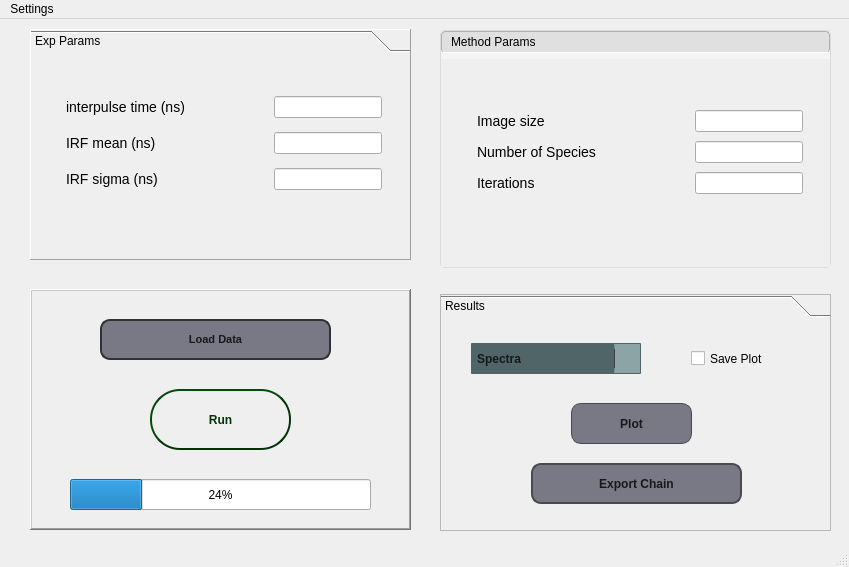
<?xml version="1.0" encoding="UTF-8"?>
<ui version="4.0">
 <class>MainWindow</class>
 <widget class="QMainWindow" name="MainWindow">
  <property name="geometry">
   <rect>
    <x>0</x>
    <y>0</y>
    <width>849</width>
    <height>567</height>
   </rect>
  </property>
  <property name="windowTitle">
   <string>MainWindow</string>
  </property>
  <property name="styleSheet">
   <string notr="true"/>
  </property>
  <widget class="QWidget" name="centralwidget">
   <widget class="QToolBox" name="toolBox">
    <property name="geometry">
     <rect>
      <x>30</x>
      <y>10</y>
      <width>381</width>
      <height>231</height>
     </rect>
    </property>
    <property name="styleSheet">
     <string notr="true">    QToolBox {
        background-color: #f5f5f5; /* Light gray background for the toolbox */
        border: 1px solid #dcdcdc; /* Subtle border for separation */
        border-radius: 4px; /* Slight rounding for a modern look */
    }
    
    QToolBox::tab {
        background-color: #ffffff; /* White background for tabs */
        color: #333333; /* Dark gray text for high readability */
        font-size: 12px; /* Standard text size for tabs */
        padding: 5px; /* Padding around the text in tabs */
        border: 1px solid #dcdcdc; /* Border around tabs for definition */
        border-bottom: none; /* No border at the bottom to blend with the content area */
        border-radius: 4px 4px 0 0; /* Rounded top corners for tabs */
    }
    
    QToolBox::tab:selected {
        background-color: #e0e0e0; /* Slightly darker gray for the selected tab */
        color: #000000; /* Black text for selected tab for clear visibility */
        border: 1px solid #b0b0b0; /* Darker border for the selected tab */
        border-bottom: 1px solid #ffffff; /* No border line between tab and content area */
    }
    
    QToolBox::tab:!selected {
        background-color: #f5f5f5; /* Light gray for unselected tabs */
        color: #666666; /* Medium gray text for unselected tabs */
    }
    
    QToolBox QStackedWidget {
        padding: 10px; /* Padding inside the content area */
    }font: oblique 10pt &quot;Sans Serif&quot;;</string>
    </property>
    <property name="frameShape">
     <enum>QFrame::Panel</enum>
    </property>
    <property name="frameShadow">
     <enum>QFrame::Raised</enum>
    </property>
    <widget class="QWidget" name="toolBoxPage1_4">
     <property name="geometry">
      <rect>
       <x>0</x>
       <y>0</y>
       <width>379</width>
       <height>201</height>
      </rect>
     </property>
     <attribute name="label">
      <string>Exp Params</string>
     </attribute>
     <widget class="QWidget" name="layoutWidget_2">
      <property name="geometry">
       <rect>
        <x>30</x>
        <y>30</y>
        <width>321</width>
        <height>111</height>
       </rect>
      </property>
      <layout class="QGridLayout" name="gridLayout_3">
       <item row="2" column="2">
        <widget class="QLineEdit" name="irf_sigma"/>
       </item>
       <item row="1" column="0">
        <widget class="QLabel" name="label_9">
         <property name="styleSheet">
          <string notr="true">    QLabel {
        color: #000000; /* Black text for maximum readability */
        font-size: 14px; /* Standard text size for clarity */
        font-family: 'Arial', 'Helvetica', 'sans-serif'; /* Clean, readable fonts */
        padding: 2px; /* Minimal padding for a tidy appearance */
        background-color: transparent; /* No background color to keep it clean */
    }
    QLabel.heading {
        font-size: 16px; /* Larger size for headings to stand out */
        font-weight: bold; /* Bold for emphasis */
        color: #1a1a1a; /* Very dark gray, slightly softer than black */
    }
    QLabel.subheading {
        font-size: 14px; /* Medium size for subheadings */
        font-weight: normal; /* Regular weight for a less prominent look */
        color: #4d4d4d; /* Dark gray for contrast without harshness */
    }
    QLabel.error {
        font-size: 12px; /* Standard size for error messages */
        font-weight: bold; /* Bold to highlight errors */
        color: #cc0000; /* Strong red color for clear visibility */
    }
    QLabel.success {
        font-size: 12px; /* Standard size for success messages */
        font-weight: bold; /* Bold to emphasize success */
        color: #009900; /* Strong green for a positive outcome */
    }
</string>
         </property>
         <property name="text">
          <string>IRF mean (ns)</string>
         </property>
        </widget>
       </item>
       <item row="0" column="0">
        <widget class="QLabel" name="label_10">
         <property name="styleSheet">
          <string notr="true">    QLabel {
        color: #000000; /* Black text for maximum readability */
        font-size: 14px; /* Standard text size for clarity */
        font-family: 'Arial', 'Helvetica', 'sans-serif'; /* Clean, readable fonts */
        padding: 2px; /* Minimal padding for a tidy appearance */
        background-color: transparent; /* No background color to keep it clean */
    }
    QLabel.heading {
        font-size: 16px; /* Larger size for headings to stand out */
        font-weight: bold; /* Bold for emphasis */
        color: #1a1a1a; /* Very dark gray, slightly softer than black */
    }
    QLabel.subheading {
        font-size: 14px; /* Medium size for subheadings */
        font-weight: normal; /* Regular weight for a less prominent look */
        color: #4d4d4d; /* Dark gray for contrast without harshness */
    }
    QLabel.error {
        font-size: 12px; /* Standard size for error messages */
        font-weight: bold; /* Bold to highlight errors */
        color: #cc0000; /* Strong red color for clear visibility */
    }
    QLabel.success {
        font-size: 12px; /* Standard size for success messages */
        font-weight: bold; /* Bold to emphasize success */
        color: #009900; /* Strong green for a positive outcome */
    }
</string>
         </property>
         <property name="text">
          <string>interpulse time (ns)</string>
         </property>
        </widget>
       </item>
       <item row="1" column="2">
        <widget class="QLineEdit" name="irf_tau"/>
       </item>
       <item row="2" column="0">
        <widget class="QLabel" name="label_11">
         <property name="styleSheet">
          <string notr="true">    QLabel {
        color: #000000; /* Black text for maximum readability */
        font-size: 14px; /* Standard text size for clarity */
        font-family: 'Arial', 'Helvetica', 'sans-serif'; /* Clean, readable fonts */
        padding: 2px; /* Minimal padding for a tidy appearance */
        background-color: transparent; /* No background color to keep it clean */
    }
    QLabel.heading {
        font-size: 16px; /* Larger size for headings to stand out */
        font-weight: bold; /* Bold for emphasis */
        color: #1a1a1a; /* Very dark gray, slightly softer than black */
    }
    QLabel.subheading {
        font-size: 14px; /* Medium size for subheadings */
        font-weight: normal; /* Regular weight for a less prominent look */
        color: #4d4d4d; /* Dark gray for contrast without harshness */
    }
    QLabel.error {
        font-size: 12px; /* Standard size for error messages */
        font-weight: bold; /* Bold to highlight errors */
        color: #cc0000; /* Strong red color for clear visibility */
    }
    QLabel.success {
        font-size: 12px; /* Standard size for success messages */
        font-weight: bold; /* Bold to emphasize success */
        color: #009900; /* Strong green for a positive outcome */
    }
</string>
         </property>
         <property name="text">
          <string>IRF sigma (ns)</string>
         </property>
        </widget>
       </item>
       <item row="0" column="2">
        <widget class="QLineEdit" name="t_inter_p"/>
       </item>
       <item row="1" column="1">
        <spacer name="horizontalSpacer_3">
         <property name="orientation">
          <enum>Qt::Horizontal</enum>
         </property>
         <property name="sizeHint" stdset="0">
          <size>
           <width>40</width>
           <height>20</height>
          </size>
         </property>
        </spacer>
       </item>
      </layout>
     </widget>
    </widget>
   </widget>
   <widget class="QWidget" name="layoutWidget_4">
    <property name="geometry">
     <rect>
      <x>440</x>
      <y>11</y>
      <width>391</width>
      <height>501</height>
     </rect>
    </property>
    <layout class="QVBoxLayout" name="verticalLayout_2">
     <item>
      <widget class="QToolBox" name="toolBox_4">
       <property name="styleSheet">
        <string notr="true">    QToolBox {
        background-color: #f5f5f5; /* Light gray background for the toolbox */
        border: 1px solid #dcdcdc; /* Subtle border for separation */
        border-radius: 4px; /* Slight rounding for a modern look */
    }
    
    QToolBox::tab {
        background-color: #ffffff; /* White background for tabs */
        color: #333333; /* Dark gray text for high readability */
        font-size: 12px; /* Standard text size for tabs */
        padding: 5px; /* Padding around the text in tabs */
        border: 1px solid #dcdcdc; /* Border around tabs for definition */
        border-bottom: none; /* No border at the bottom to blend with the content area */
        border-radius: 4px 4px 0 0; /* Rounded top corners for tabs */
    }
    
    QToolBox::tab:selected {
        background-color: #e0e0e0; /* Slightly darker gray for the selected tab */
        color: #000000; /* Black text for selected tab for clear visibility */
        border: 1px solid #b0b0b0; /* Darker border for the selected tab */
        border-bottom: 1px solid #ffffff; /* No border line between tab and content area */
    }
    
    QToolBox::tab:!selected {
        background-color: #f5f5f5; /* Light gray for unselected tabs */
        color: #666666; /* Medium gray text for unselected tabs */
    }
    
    QToolBox QStackedWidget {
        padding: 10px; /* Padding inside the content area */
    }</string>
       </property>
       <widget class="QWidget" name="toolBoxPage1_5">
        <property name="geometry">
         <rect>
          <x>0</x>
          <y>0</y>
          <width>387</width>
          <height>204</height>
         </rect>
        </property>
        <attribute name="label">
         <string>Method Params</string>
        </attribute>
        <widget class="QWidget" name="layoutWidget">
         <property name="geometry">
          <rect>
           <x>31</x>
           <y>48</y>
           <width>331</width>
           <height>92</height>
          </rect>
         </property>
         <layout class="QGridLayout" name="gridLayout">
          <item row="2" column="2">
           <widget class="QLineEdit" name="num_iter">
            <property name="text">
             <string/>
            </property>
           </widget>
          </item>
          <item row="0" column="0">
           <widget class="QLabel" name="label_14">
            <property name="styleSheet">
             <string notr="true">    QLabel {
        color: #000000; /* Black text for maximum readability */
        font-size: 14px; /* Standard text size for clarity */
        font-family: 'Arial', 'Helvetica', 'sans-serif'; /* Clean, readable fonts */
        padding: 2px; /* Minimal padding for a tidy appearance */
        background-color: transparent; /* No background color to keep it clean */
    }
    QLabel.heading {
        font-size: 16px; /* Larger size for headings to stand out */
        font-weight: bold; /* Bold for emphasis */
        color: #1a1a1a; /* Very dark gray, slightly softer than black */
    }
    QLabel.subheading {
        font-size: 14px; /* Medium size for subheadings */
        font-weight: normal; /* Regular weight for a less prominent look */
        color: #4d4d4d; /* Dark gray for contrast without harshness */
    }
    QLabel.error {
        font-size: 12px; /* Standard size for error messages */
        font-weight: bold; /* Bold to highlight errors */
        color: #cc0000; /* Strong red color for clear visibility */
    }
    QLabel.success {
        font-size: 12px; /* Standard size for success messages */
        font-weight: bold; /* Bold to emphasize success */
        color: #009900; /* Strong green for a positive outcome */
    }
</string>
            </property>
            <property name="text">
             <string>Image size</string>
            </property>
           </widget>
          </item>
          <item row="2" column="0">
           <widget class="QLabel" name="label_17">
            <property name="styleSheet">
             <string notr="true">    QLabel {
        color: #000000; /* Black text for maximum readability */
        font-size: 14px; /* Standard text size for clarity */
        font-family: 'Arial', 'Helvetica', 'sans-serif'; /* Clean, readable fonts */
        padding: 2px; /* Minimal padding for a tidy appearance */
        background-color: transparent; /* No background color to keep it clean */
    }
    QLabel.heading {
        font-size: 16px; /* Larger size for headings to stand out */
        font-weight: bold; /* Bold for emphasis */
        color: #1a1a1a; /* Very dark gray, slightly softer than black */
    }
    QLabel.subheading {
        font-size: 14px; /* Medium size for subheadings */
        font-weight: normal; /* Regular weight for a less prominent look */
        color: #4d4d4d; /* Dark gray for contrast without harshness */
    }
    QLabel.error {
        font-size: 12px; /* Standard size for error messages */
        font-weight: bold; /* Bold to highlight errors */
        color: #cc0000; /* Strong red color for clear visibility */
    }
    QLabel.success {
        font-size: 12px; /* Standard size for success messages */
        font-weight: bold; /* Bold to emphasize success */
        color: #009900; /* Strong green for a positive outcome */
    }
</string>
            </property>
            <property name="text">
             <string>Iterations</string>
            </property>
           </widget>
          </item>
          <item row="1" column="2">
           <widget class="QLineEdit" name="num_species"/>
          </item>
          <item row="0" column="2">
           <widget class="QLineEdit" name="img_size"/>
          </item>
          <item row="1" column="0">
           <widget class="QLabel" name="label_12">
            <property name="styleSheet">
             <string notr="true">    QLabel {
        color: #000000; /* Black text for maximum readability */
        font-size: 14px; /* Standard text size for clarity */
        font-family: 'Arial', 'Helvetica', 'sans-serif'; /* Clean, readable fonts */
        padding: 2px; /* Minimal padding for a tidy appearance */
        background-color: transparent; /* No background color to keep it clean */
    }
    QLabel.heading {
        font-size: 16px; /* Larger size for headings to stand out */
        font-weight: bold; /* Bold for emphasis */
        color: #1a1a1a; /* Very dark gray, slightly softer than black */
    }
    QLabel.subheading {
        font-size: 14px; /* Medium size for subheadings */
        font-weight: normal; /* Regular weight for a less prominent look */
        color: #4d4d4d; /* Dark gray for contrast without harshness */
    }
    QLabel.error {
        font-size: 12px; /* Standard size for error messages */
        font-weight: bold; /* Bold to highlight errors */
        color: #cc0000; /* Strong red color for clear visibility */
    }
    QLabel.success {
        font-size: 12px; /* Standard size for success messages */
        font-weight: bold; /* Bold to emphasize success */
        color: #009900; /* Strong green for a positive outcome */
    }
</string>
            </property>
            <property name="text">
             <string>Number of Species</string>
            </property>
           </widget>
          </item>
          <item row="1" column="1">
           <spacer name="horizontalSpacer">
            <property name="orientation">
             <enum>Qt::Horizontal</enum>
            </property>
            <property name="sizeHint" stdset="0">
             <size>
              <width>40</width>
              <height>20</height>
             </size>
            </property>
           </spacer>
          </item>
         </layout>
        </widget>
       </widget>
      </widget>
     </item>
     <item>
      <spacer name="verticalSpacer_2">
       <property name="orientation">
        <enum>Qt::Horizontal</enum>
       </property>
       <property name="sizeType">
        <enum>QSizePolicy::Minimum</enum>
       </property>
       <property name="sizeHint" stdset="0">
        <size>
         <width>13</width>
         <height>20</height>
        </size>
       </property>
      </spacer>
     </item>
     <item>
      <widget class="QToolBox" name="toolBox_5">
       <property name="styleSheet">
        <string notr="true">    QToolBox {
        background-color: #f5f5f5; /* Light gray background for the toolbox */
        border: 1px solid #dcdcdc; /* Subtle border for separation */
        border-radius: 4px; /* Slight rounding for a modern look */
    }
    
    QToolBox::tab {
        background-color: #ffffff; /* White background for tabs */
        color: #333333; /* Dark gray text for high readability */
        font-size: 12px; /* Standard text size for tabs */
        padding: 5px; /* Padding around the text in tabs */
        border: 1px solid #dcdcdc; /* Border around tabs for definition */
        border-bottom: none; /* No border at the bottom to blend with the content area */
        border-radius: 4px 4px 0 0; /* Rounded top corners for tabs */
    }
    
    QToolBox::tab:selected {
        background-color: #e0e0e0; /* Slightly darker gray for the selected tab */
        color: #000000; /* Black text for selected tab for clear visibility */
        border: 1px solid #b0b0b0; /* Darker border for the selected tab */
        border-bottom: 1px solid #ffffff; /* No border line between tab and content area */
    }
    
    QToolBox::tab:!selected {
        background-color: #f5f5f5; /* Light gray for unselected tabs */
        color: #666666; /* Medium gray text for unselected tabs */
    }
    
    QToolBox QStackedWidget {
        padding: 10px; /* Padding inside the content area */
    }font: oblique 10pt &quot;Sans Serif&quot;;</string>
       </property>
       <property name="frameShape">
        <enum>QFrame::StyledPanel</enum>
       </property>
       <property name="frameShadow">
        <enum>QFrame::Raised</enum>
       </property>
       <widget class="QWidget" name="toolBoxPage1_6">
        <property name="geometry">
         <rect>
          <x>0</x>
          <y>0</y>
          <width>387</width>
          <height>203</height>
         </rect>
        </property>
        <attribute name="label">
         <string>Results</string>
        </attribute>
        <widget class="QPushButton" name="plot_">
         <property name="geometry">
          <rect>
           <x>130</x>
           <y>80</y>
           <width>121</width>
           <height>41</height>
          </rect>
         </property>
         <property name="styleSheet">
          <string notr="true">    QPushButton {
        background-color: #797986;
        color: #18181b;
        border-radius: 10px;
        padding: 10px 20px;
        border: 1px solid #494950 ;
        font-size: 12px;
        font-weight: bold;
    }
    QPushButton:hover {
        background-color: rgb(105,105,105);
    }
    QPushButton:pressed {
        background-color: rgb(105,105,105);
    }
</string>
         </property>
         <property name="text">
          <string>Plot</string>
         </property>
         <property name="icon">
          <iconset>
           <normaloff>../icon/plots.png</normaloff>../icon/plots.png</iconset>
         </property>
        </widget>
        <widget class="QPushButton" name="save_results">
         <property name="geometry">
          <rect>
           <x>90</x>
           <y>140</y>
           <width>211</width>
           <height>41</height>
          </rect>
         </property>
         <property name="styleSheet">
          <string notr="true">    QPushButton {
        background-color: #797986;
        color: #18181b;
        border-radius: 10px;
        padding: 10px 20px;
        border: 2px solid #494950;
        font-size: 12px;
        font-weight: bold;
    }
    QPushButton:hover {
        background-color: qlineargradient(spread:pad, x1:0, y1:0, x2:1, y2:1, stop:0 #ffeb3b, stop:1 #fdd835);
    }
    QPushButton:pressed {
        background-color: qlineargradient(spread:pad, x1:0, y1:0, x2:1, y2:1, stop:0 #fbc02d, stop:1 #f9a825);
    }
</string>
         </property>
         <property name="text">
          <string>Export Chain</string>
         </property>
         <property name="icon">
          <iconset>
           <normaloff>../icon/export.png</normaloff>../icon/export.png</iconset>
         </property>
        </widget>
        <widget class="QComboBox" name="combo_plot">
         <property name="geometry">
          <rect>
           <x>30</x>
           <y>20</y>
           <width>170</width>
           <height>31</height>
          </rect>
         </property>
         <property name="styleSheet">
          <string notr="true">QComboBox {
    background-color: #506567;
    color: #18181b;
    border-radius: 1px;
    padding: 1px 5px;
    border: 1px solid #506567;
    font-size: 12px;
    font-weight: bold;
  
}


QComboBox::drop-down {
    background-color: #8ca4a6;
    border-left: 1px solid #3f3f4a;
    border-radius: 0px 5px 5px 0px;
    width: 25px;
}

QComboBox::down-arrow {
    image: url(icon/down_arrow.png); /* Replace with your icon */
    width: 12px;
    height: 12px;
}

QComboBox QAbstractItemView {
    background-color: #506567;
    color: #18181b;
    selection-background-color: #506567;
    border: 1px solid #506567;
    font-size: 12px;
    font-weight: bold;
}
</string>
         </property>
         <item>
          <property name="text">
           <string>Spectra</string>
          </property>
         </item>
         <item>
          <property name="text">
           <string>Lifetimes Histogram</string>
          </property>
         </item>
         <item>
          <property name="text">
           <string>Maps</string>
          </property>
         </item>
        </widget>
        <widget class="QCheckBox" name="save_box">
         <property name="geometry">
          <rect>
           <x>250</x>
           <y>20</y>
           <width>85</width>
           <height>31</height>
          </rect>
         </property>
         <property name="text">
          <string>Save Plot</string>
         </property>
        </widget>
       </widget>
      </widget>
     </item>
    </layout>
   </widget>
   <widget class="QFrame" name="frame">
    <property name="geometry">
     <rect>
      <x>30</x>
      <y>270</y>
      <width>381</width>
      <height>241</height>
     </rect>
    </property>
    <property name="styleSheet">
     <string notr="true">    QLabel {
        font-family: 'Roboto', 'Arial', sans-serif; /* Clean, modern sans-serif font */
        font-size: 12px; /* Standard size for body text */
        color: #333333; /* Dark gray text for readability */
        line-height: 1.5; /* Ensures good readability */
    }
    
    QLabel.heading {
        font-size: 22px; /* Larger size for main headings */
        font-weight: bold; /* Bold for emphasis */
        color: #000000; /* Black for strong emphasis */
    }
    
    QLabel.subheading {
        font-size: 16px; /* Medium size for subheadings */
        font-weight: semi-bold; /* Slightly less bold than headings */
        color: #4A4A4A; /* Dark gray for distinction */
    }
    
    QLabel.label {
        font-size: 10px; /* Smaller size for labels */
        font-weight: regular; /* Regular weight for clarity */
        color: #666666; /* Medium gray for subtlety */
    }
</string>
    </property>
    <property name="frameShape">
     <enum>QFrame::WinPanel</enum>
    </property>
    <property name="frameShadow">
     <enum>QFrame::Raised</enum>
    </property>
    <widget class="QPushButton" name="run_">
     <property name="geometry">
      <rect>
       <x>120</x>
       <y>100</y>
       <width>141</width>
       <height>61</height>
      </rect>
     </property>
     <property name="minimumSize">
      <size>
       <width>121</width>
       <height>0</height>
      </size>
     </property>
     <property name="styleSheet">
      <string notr="true">QPushButton {
    border: 2px solid #013208;;
    border-radius: 30px;
	font: 14pt &quot;Sans Serif&quot;;
    border-style: outset; 
	background-color: qlineargradient(spread:pad, x1:0, y1:0, x2:1, y2:1, 	stop:0 #d4fc79, stop:1 #013208);
     color: #04350a;
     padding: 10px 20px;
	font-weight: bold;

    }

QPushButton:hover {
            background-color: qlineargradient(spread:pad, x1:0, y1:0, x2:1, y2:1, stop:0 #c9f7f0, stop:1 #a4e5d9);

    }

QPushButton:pressed {
    border-style: inset;
            background-color: qlineargradient(spread:pad, x1:0, y1:0, x2:1, y2:1, stop:0 #b0f0cf, stop:1 #88dcb1);

    }</string>
     </property>
     <property name="text">
      <string>Run</string>
     </property>
     <property name="icon">
      <iconset>
       <normaloff>../icon/start.png</normaloff>../icon/start.png</iconset>
     </property>
     <property name="autoRepeatDelay">
      <number>300</number>
     </property>
    </widget>
    <widget class="QPushButton" name="load_data">
     <property name="geometry">
      <rect>
       <x>70</x>
       <y>30</y>
       <width>231</width>
       <height>41</height>
      </rect>
     </property>
     <property name="styleSheet">
      <string notr="true">    QPushButton {
        background-color:#797986;
        color: #18181b;
        border-radius: 10px;
        padding: 10px 20px;
        border: 2px solid #313135;
        font-size: 11px;
        font-weight: bold;
    }
    QPushButton:hover {
        background-color: qlineargradient(spread:pad, x1:0, y1:0, x2:1, y2:1, stop:0 #f9a3da, stop:1 #9586c7);
    }
    QPushButton:pressed {
        background-color: qlineargradient(spread:pad, x1:0, y1:0, x2:1, y2:1, stop:0 #f285b7, stop:1 #8469b0);
    }
</string>
     </property>
     <property name="text">
      <string>Load Data</string>
     </property>
     <property name="icon">
      <iconset>
       <normaloff>../icon/upload.png</normaloff>../icon/upload.png</iconset>
     </property>
    </widget>
    <widget class="QProgressBar" name="progressBar">
     <property name="geometry">
      <rect>
       <x>40</x>
       <y>190</y>
       <width>301</width>
       <height>31</height>
      </rect>
     </property>
     <property name="styleSheet">
      <string notr="true">    QProgressBar {
		font: 200 italic 11pt &quot;Ubuntu Sans&quot;;
		background-color: #41f157;
        color: #04350a;
		border-style: outset;
        border-radius: 5px;
        text-align: center;
        background-color: #f3f3f3;
    }

    QProgressBar::chunk {
        background-color: #5cb85c; /* Base green color */
        border-radius: 5px;
        background: qlineargradient(
            x1: 0, y1: 0, x2: 1, y2: 0,
            stop: 0 #5cb85c,
            stop: 0.4 #6fdc6f,  /* Lighter green color */
            stop: 0.6 #6fdc6f,  /* Lighter green color */
            stop: 1 #5cb85c
        );
        animation: move_light 2s linear infinite;
    }

    @keyframes move_light {
        0% { background-position: 0% 0; }
        100% { background-position: 100% 0; }
    }
</string>
     </property>
     <property name="value">
      <number>24</number>
     </property>
    </widget>
   </widget>
  </widget>
  <widget class="QMenuBar" name="menubar">
   <property name="geometry">
    <rect>
     <x>0</x>
     <y>0</y>
     <width>849</width>
     <height>19</height>
    </rect>
   </property>
   <widget class="QMenu" name="Settings">
    <property name="title">
     <string>Settings</string>
    </property>
    <addaction name="HyperParameters_"/>
   </widget>
   <addaction name="Settings"/>
  </widget>
  <widget class="QStatusBar" name="statusbar"/>
  <action name="HyperParameters_">
   <property name="text">
    <string>HyperParameters</string>
   </property>
  </action>
 </widget>
 <resources/>
 <connections/>
</ui>
